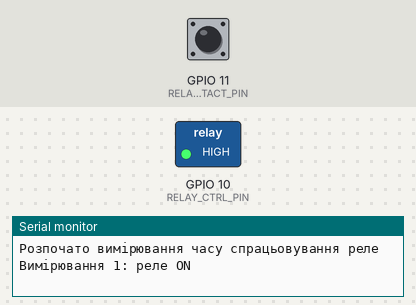
Recording of a program running on a simulated ESP32-S3. Parts: switched loads named in the program (green lamp = pin HIGH), the last lines printed to the serial monitor. The test bench sets the inputs (shaded band); at power-on: GPIO 11 (RELAY_CONTACT_PIN) HIGH.

Above: at 1.2 s.
1.3 s: GPIO 11 (RELAY_CONTACT_PIN) pulled LOW for 0.15 s
At 2.0 s:
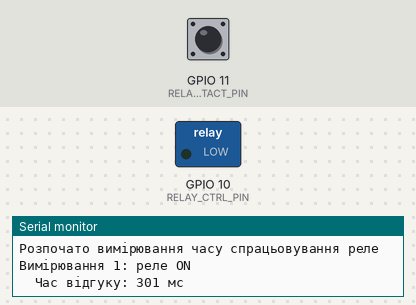
Timing chart, 0 to 4.3 s (numbered marks = the images above; inputs shaded):
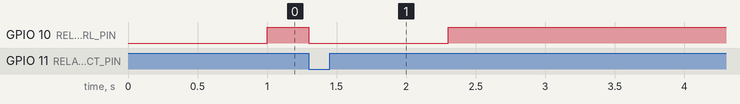

The program:

main.cpp
```cpp
#include <Arduino.h>

constexpr uint8_t RELAY_CTRL_PIN = 10;
constexpr uint8_t RELAY_CONTACT_PIN = 11;

constexpr uint8_t MEASUREMENTS_COUNT = 10;
constexpr uint32_t RELAY_OFF_TIME_MS = 1000;

volatile bool contactEvent = false;

uint32_t tRelayOn = 0;
uint32_t measurements[MEASUREMENTS_COUNT];
uint8_t measureIndex = 0;

bool relayOn = false;
uint32_t lastActionTime = 0;

// ISR — тільки прапорець
void IRAM_ATTR relayContactISR()
{
  contactEvent = true;
}

void setup()
{
  Serial.begin(115200);

  pinMode(RELAY_CTRL_PIN, OUTPUT);
  digitalWrite(RELAY_CTRL_PIN, LOW);

  pinMode(RELAY_CONTACT_PIN, INPUT_PULLUP);

  attachInterrupt(
      digitalPinToInterrupt(RELAY_CONTACT_PIN),
      relayContactISR,
      FALLING);

  Serial.println("Розпочато вимірювання часу спрацьовування реле");
}

void loop()
{
  uint32_t now = millis();

  // Увімкнути реле для нового вимірювання
  if (!relayOn && measureIndex < MEASUREMENTS_COUNT &&
      (now - lastActionTime >= RELAY_OFF_TIME_MS))
  {
    relayOn = true;
    digitalWrite(RELAY_CTRL_PIN, HIGH);
    tRelayOn = now;

    Serial.print("Вимірювання ");
    Serial.print(measureIndex + 1);
    Serial.println(": реле ON");

    lastActionTime = now;
  }

  // Обробка фактичного спрацювання контакту
  if (relayOn && contactEvent)
  {
    contactEvent = false;

    uint32_t responseTime = millis() - tRelayOn;
    measurements[measureIndex] = responseTime;

    Serial.print("  Час відгуку: ");
    Serial.print(responseTime);
    Serial.println(" мс");

    measureIndex++;

    // Вимкнути реле
    relayOn = false;
    digitalWrite(RELAY_CTRL_PIN, LOW);
    lastActionTime = millis();
  }

  // Після завершення всіх вимірювань
  if (measureIndex == MEASUREMENTS_COUNT)
  {
    uint32_t sum = 0;

    for (uint8_t i = 0; i < MEASUREMENTS_COUNT; i++)
      sum += measurements[i];

    float average = sum / (float)MEASUREMENTS_COUNT;

    Serial.println("\n--- Результати ---");
    Serial.print("Вимірювання: ");
    Serial.println(MEASUREMENTS_COUNT);
    Serial.print("Середній час відгуку: ");
    Serial.print(average, 2);
    Serial.println(" мс");

    measureIndex++; // блокуємо повтор
  }
}
```

Measured:
- after the input at 1.3 s, GPIO 10 (RELAY_CTRL_PIN): HIGH → LOW at once, → HIGH 1.0 s later
